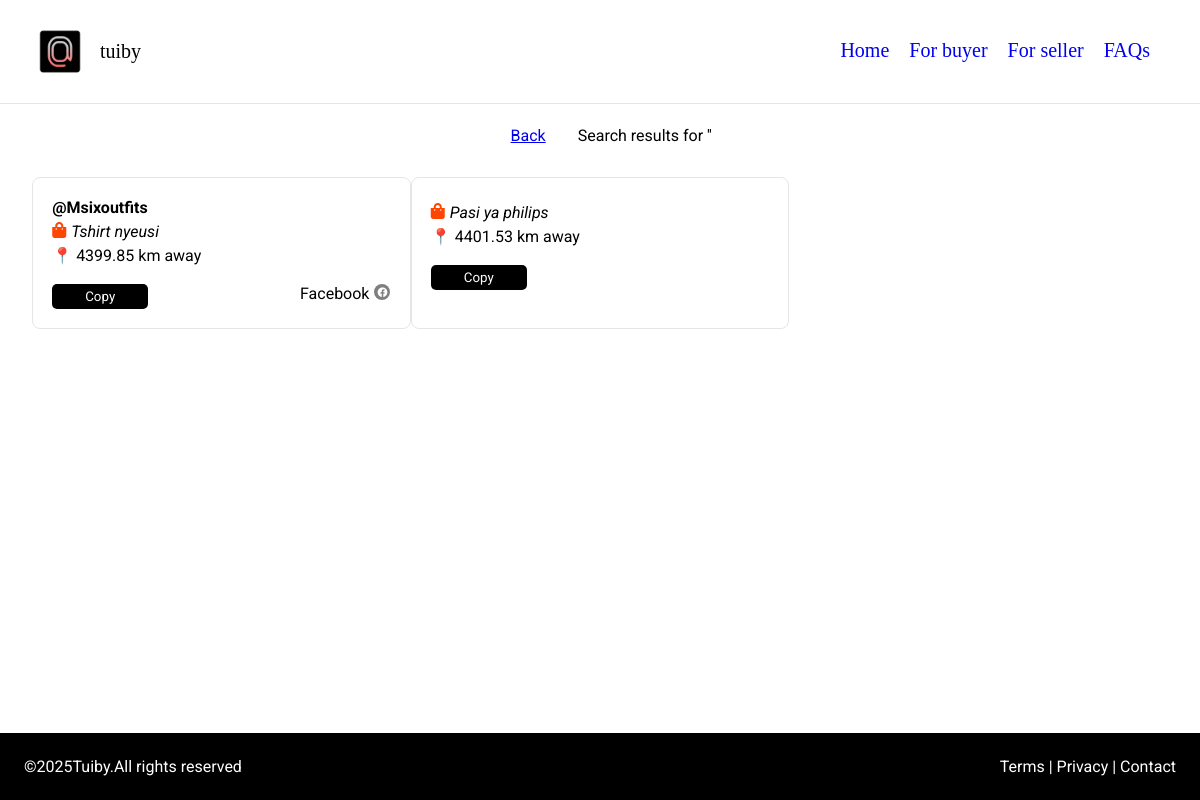
The app's page /filter_sellers/, older data.
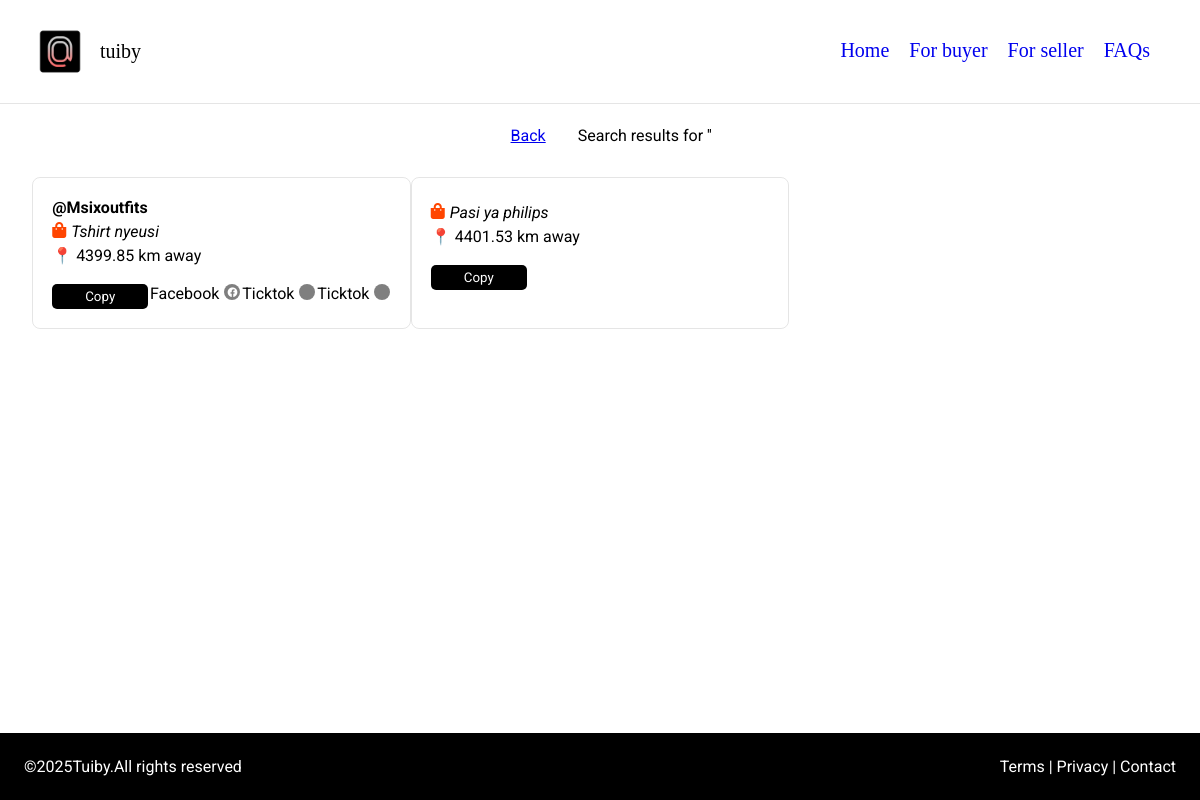
The same page, newer data.
### main/models.py (models this page shows, shortened)
class ProductInfo(models.Model):
    PRODUCT_CATEGORIES = [
        ('Electronics', 'Electronics'),
        ('Fashion', 'Fashion'),
        ('Furniture', 'Furniture'),
        ('Kitchenware', 'Kitchenware')
    ]
    user = models.ForeignKey(User, on_delete=models.CASCADE)
    product_name = models.CharField(max_length=15)
    product_descriptions = models.CharField(max_length=100)
    product_category = models.CharField(max_length=15, choices=PRODUCT_CATEGORIES, default='Fashion')

class SocialInfo(models.Model):
    SOCIAL_CATEGORIES = [
        ('Facebook', 'facebook'),
        ('Instagram', 'instagram'),
        ('Ticktok', 'ticktok')
    ]
    product_infos = models.ForeignKey(ProductInfo, on_delete=models.CASCADE, default=1)
    social_category = models.CharField(max_length=10, choices=SOCIAL_CATEGORIES, default='Instagram')
    handle = models.CharField(max_length=30, validators=[validate_handle_input], default='@Placeholder')

### main/views.py (the view)
# urls.py: path('filter_sellers/', views.filter_sellers, name='buyer'),
def filter_sellers(request):
    query = request.GET.get('query', '').strip()
    try:
        user_latitude = float(request.GET.get('latitude', 0))
        user_longitude = float(request.GET.get('longitude', 0))
    except ValueError:
        return render(request, 'main/for_buyer.html', {"sellers": [], "query": query, "error": "Invalid location data."})
    sellers = []
    seller_locations = SellerLocation.objects.select_related('user').all()
    for seller in seller_locations:
        try:
            seller_lat = float(seller.latitude)
            seller_lon = float(seller.longitude)
            distance = vincenty_distance(user_latitude, user_longitude, seller_lat, seller_lon)
            product_info = ProductInfo.objects.filter(user=seller.user, product_name__icontains=query).first()
            if product_info:
                social_handles = SocialInfo.objects.filter(product_infos=product_info)
                sellers.append({
                    "distance": round(distance, 2),
                    "product_info": product_info,
                    "social_handles": social_handles
                })
        except ValueError:
            continue
    sellers = sorted(sellers, key=lambda x: x["distance"])
    return render(request, 'main/for_buyer.html', {"sellers": sellers, "query": query})

### main/templates/main/for_buyer.html (shortened to what this page needs)
{% extends 'main/base.html' %}
{% load static %}
{% block content %}
<div class="search-result-descriptions">
    <div class="back-btn"><p><a href="{% url 'main:home' %}">Back</a></p></div>
    <div class="results-description">Search results for '{{ query }}'</div>
</div>
<div class="results-column">
    {% if sellers %}
        {% for seller in sellers %}
            <div class="item">
                <p class="social-handle" id="textToCopy">
                    {{ seller.social_handles.0.handle }}
                </p>
                <div class="product-description">
                    <i class="fas fa-shopping-bag"></i>
                    <p>{{ seller.product_info.product_descriptions }}</p>
                </div>
                <p class="distance">📍 {{ seller.distance }} km away</p><br>
                <div class="link-social">
                    <button onclick="copyText()">Copy</button>
                    {% for social in seller.social_handles %}
                        <div class="social-infos">
                            <p>{{ social.social_category }}</p>
                            <div class="social-circle">
                                <i class="fab fa-{{ social.social_category|lower }}"></i>
                            </div>
                        </div>
                    {% endfor %}
                </div>
            </div>
        {% endfor %}
    {% else %}
        <p>No results found for "{{ query }}".</p>
    {% endif %}
</div>
{% endblock %}

### main/templates/main/base.html (shortened to what this page needs)
{% load static %}
<!DOCTYPE html>
<html lang="en">
<head>
    <link rel="stylesheet" href="{% static 'main/styles.css' %}">
    <link rel="stylesheet" href="https://cdnjs.cloudflare.com/ajax/libs/font-awesome/6.0.0-beta3/css/all.min.css">
    <link rel="stylesheet" href="https://cdnjs.cloudflare.com/ajax/libs/font-awesome/6.0.0/css/all.min.css">
    <link href="https://cdnjs.cloudflare.com/ajax/libs/font-awesome/5.15.4/css/all.min.css" rel="stylesheet">
</head>
<body>
    <div class="menu-bar">
        <div class="logo">
            <img src="{% static 'main/images/tuiby-logo.png' %}" alt="logo image">
            <p class="tuiby-paragraph">tuiby</p>
        </div>
        <div class="menu-items" id="menu">
            <ul>
                <li><a href="{% url 'main:home' %}" class="{% if request.path == '/' %}active{% endif %}">Home</a></li>
                <li><a href="{% url 'main:buyer' %}" class="{% if request.path == '/buyer/' %}active{% endif %}">For buyer</a></li>
                <li><a href="{% url 'main:seller' %}" class="{% if request.path == '/seller/' %}active{% endif %}">For seller</a></li>
                <li><a href="{%url 'main:faqs' %}" class="{% if request.path == 'faqs' %}active{% endif %}">FAQs</a></li>
            </ul>
        </div>
    </div>
    <div class="contents">
        {% block content %}
        {% endblock %}
    </div>
    <footer>
        <div class="copyright">
            <p>&copy;2025Tuiby.All rights reserved</p>
        </div>
        <div class="quick-links">
            <p><a href="">Terms</a> | <a href="">Privacy</a> | <a href="">Contact</a></p>
        </div>
    </footer>
</body>
</html>

### main/static/main/styles.css (style rules this page uses)
* { margin: 0; padding: 0; font-family: 'Poppins', sans-serif; box-sizing: border-box; font-family: 'Roboto'; }
html, body { height: 100%; margin: 0; display: flex; flex-direction: column; }
.contents { flex: 1; }
.menu-bar { display: flex; border-bottom: 1px solid rgba(0, 0, 0, 0.1); justify-content: space-between; }
.logo { display: flex; }
.logo img { max-width: 80px; }
.tuiby-paragraph { padding-block: 30px; color: #000; font: 20px bolder; }
.menu-items ul { display: flex; padding: 20px; }
.menu-items ul li { margin-inline: 10px; list-style: none; }
.menu-items ul li::after { content: ''; width: 0%; height: 2px; background: tomato; display: block; margin: auto; transition: 0.5s; }
.menu-items ul li a { text-decoration: none; font: 20px bolder; }
.menu-bar { display: flex; justify-content: space-between; align-items: center; padding: 10px 20px; color: white; }
.search-result-descriptions { display: flex; gap: 2rem; margin-top: 1.4rem; margin-left: 1.4rem; justify-content: center; }
.results-column { display: grid; grid-template-columns: repeat(3, 1fr); margin: 2rem 2rem; }
.item { border: 1px solid rgba(0, 0, 0, 0.1); border-radius: 8px; padding: 1.2rem; }
.social-handle { font-weight: bold; margin-bottom: 5px; }
.product-description { display: flex; gap: 5px; margin-bottom: 5px; }
.product-description p { font-style: italic; }
.product-description i { color: orangered; }
.link-social { display: flex; justify-content: space-between; }
.link-social button { width: 6rem; padding: 5px; background-color: rgba(0, 0, 0, 1); border: none; border-radius: 5px; color: #ffff; cursor: pointer; }
.social-circle { position: relative; border: none; border-radius: 50%; width: 1rem; height: 1rem; background-color: rgba(0, 0, 0, 0.5); }
.social-circle i { font-size: 10px; color: #ffff; position: absolute; top: 50%; left: 50%; transform: translate(-50%, -50%); }
.social-infos { display: flex; gap: 5px; }
footer { padding: 1.5rem; width: 100%; background-color: black; display: flex; justify-content: space-between; }
footer p { color: #ffff; }
.quick-links p a { color: #ffff; text-decoration: none; }

Row changes from the older to the newer data that the page shows:
added SocialInfo: social_category "Ticktok", shown under ProductInfo "Tshirt nyeusi"
added SocialInfo: social_category "Ticktok", shown under ProductInfo "Tshirt nyeusi"
